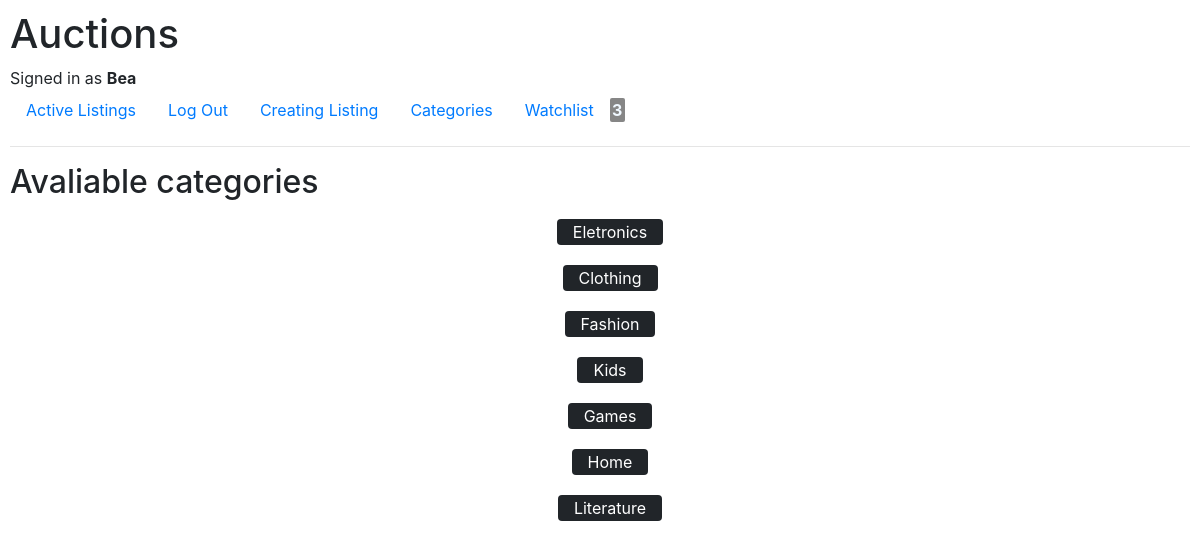
The page /viewCategories (signed in) on the database its author committed.
### auctions/models.py (models this page shows, shortened)
class User(AbstractUser):
    def __str__(self):
        return f"{self.first_name} {self.last_name}"

class Category(models.Model):
    categoryName = models.CharField(max_length=64)

### auctions/views.py (the view)
# urls.py: path("viewCategories", views.viewCategories, name="viewCategories"),
def viewCategories(request):
    listCategories = Category.objects.all()
    return render(request, "auctions/viewCategories.html", {
        "listCategories" : listCategories,
    })

### auctions/templates/auctions/viewCategories.html (shortened to what this page needs)
{% extends "auctions/layout.html" %}
{% block body %}
    <h2>Avaliable categories</h2>
    <div class="principal-box-category">
        {% for category in listCategories %}
            <form action="{% url 'viewCategory' category.id %}" method="post">
                <input class="comment-btn" type="submit" value={{category.categoryName}}>
            </form>
        {% endfor %}
    </div>
{% endblock %}

### auctions/templates/auctions/layout.html (shortened to what this page needs)
{% load static %}
<!DOCTYPE html>
<html lang="en">
    <head>
        <link rel="stylesheet" href="https://stackpath.bootstrapcdn.com/bootstrap/4.4.1/css/bootstrap.min.css">
        <link rel="stylesheet" href="{% static 'auctions/styles.css' %}">
    </head>
    <body>
        <h1>Auctions</h1>
        <div>
            {% if user.is_authenticated %}
                Signed in as <strong>{{ user.username.title }}</strong>
            {% else %}
                Not signed in
            {% endif %}
        </div>
        <ul class="nav">
            <li class="nav-item">
                <a class="nav-link" href="{% url 'index' %}">Active Listings</a>
            </li>
            {% if user.is_authenticated %}
                <li class="nav-item">
                    <a class="nav-link" href="{% url 'logout' %}">Log Out</a>
                </li>
                <li class="nav-item">
                    <a class="nav-link" href="{% url 'createListing' %}">Creating Listing</a>
                </li>
                <li class="nav-item">
                    <a class="nav-link" href="{% url 'viewCategories' %}">Categories</a>
                </li>
                <li class="nav-item">
                    <a class="nav-link" href="{% url 'viewWatchlist' %}">Watchlist</a>
                    <div class="watchlistCount-box">{{user.watchlist.all.count}}</div>
                </li>
            {% endif %}
        </ul>
        <hr>
        {% block body %}
        {% endblock %}
    </body>
</html>

### auctions/static/auctions/styles.css (style rules this page uses)
body { padding: 10px; }
.watchlistCount-box { display: flex; background-color: #868686; justify-content: center; font-weight: bold; width: 15px; color: aliceblue; height:50%; border-radius: 2px; }
.comment-btn { background-color: rgb(58, 246, 108); border-radius: 4px; color: white; border: none; width:8%; margin:10px; }

### rows shown on the page
User: username "Bea", watchlist.all.count "3"
Category: categoryName "Eletronics"
Category: categoryName "Clothing"
Category: categoryName "Fashion"
Category: categoryName "Kids"
Category: categoryName "Games"
Category: categoryName "Home"
Category: categoryName "Literature"
